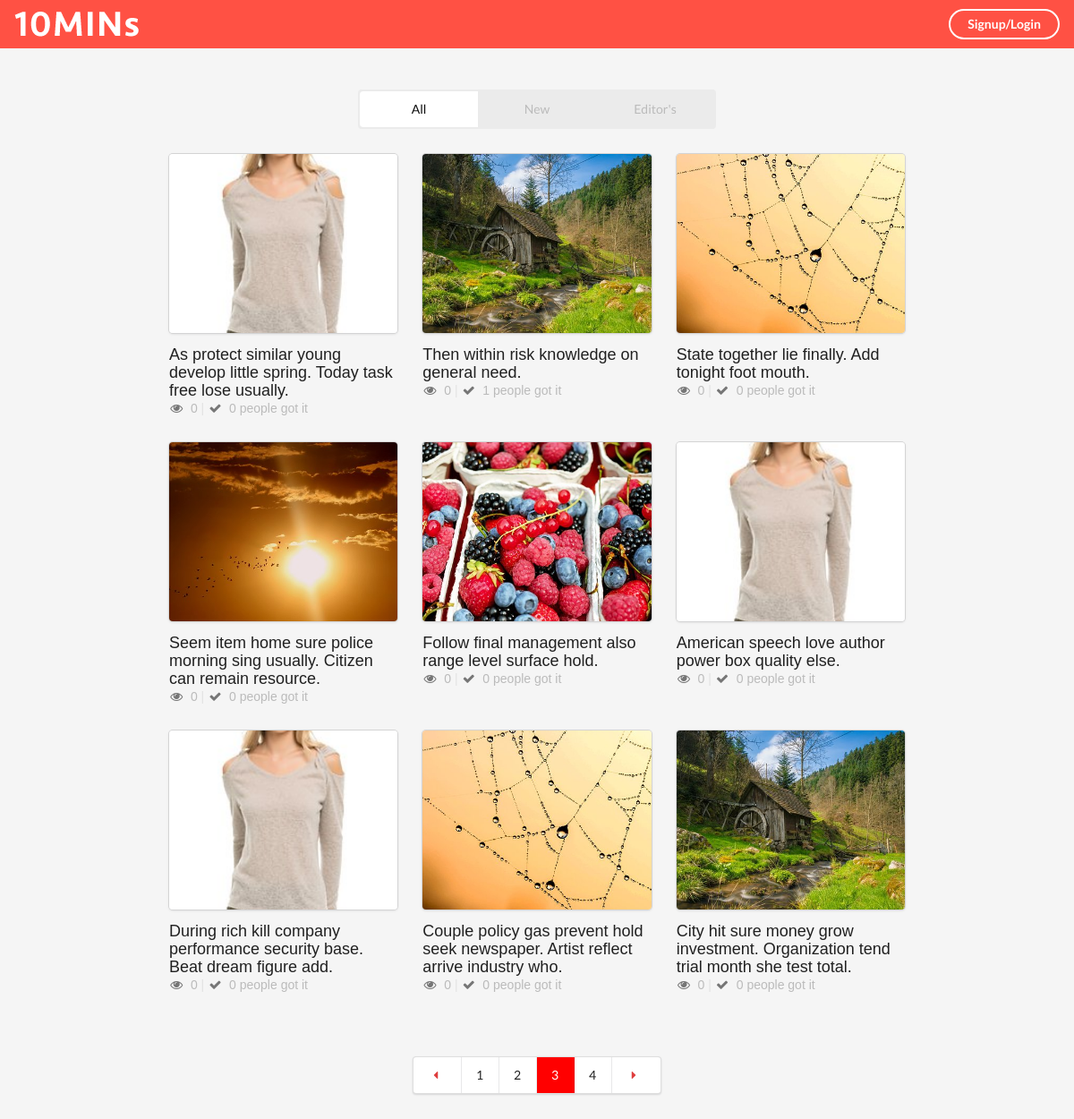
The page /index/?page=3 on the database its author committed.
### firstapp/models.py (models this page shows, shortened)
class Article(models.Model):
    title = models.CharField(max_length=500)
    img = models.CharField(null=True, blank=True, max_length=250)
    content = models.TextField(null=True, blank=True)
    views = models.IntegerField(default=0)
    likes = models.IntegerField(default=0)
    createtime = models.DateField(auto_now=True)

### firstapp/views.py (the view)
# urls.py: path('index/', index, name='index'),
def index(request):
    article_list = Article.objects.all()
    page_robot = Paginator(article_list, 9)
    page_num = request.GET.get('page')
    try:
        article_list = page_robot.page(page_num)
    except EmptyPage:
        article_list = page_robot.page(page_robot.num_pages)
    except PageNotAnInteger:
        article_list = page_robot.page(1)
    context = {}
    context["article_list"] = article_list
    return render(request, 'index.html', context)

### firstapp/templates/index.html (shortened to what this page needs)
{% load staticfiles %}
<!DOCTYPE html>
<html>
<head>
    <link rel="stylesheet" href="{% static 'css/semantic.css' %}" media="screen" title="no title" charset="utf-8">
    <link rel="stylesheet" href="{% static  'css/list_custom.css' %}" media="screen" title="no title" charset="utf-8">
</head>
<body>
    <div class="ui inverted top fixed menu borderless red menu">
        <div class="header item">
            <div class="ui image">
                <a href="{% url 'index' %}">
                    <img src="{% static 'images/tenlogo.png'%}" alt="">
                </a>
            </div>
        </div>
        <div class="right menu">
            {% if request.user.is_authenticated %}
                <div class="item">
                    <h5 class="ui inverted header">
                        <a href="{% url 'myinfo' %}">
                            <a href="{% url 'myinfo' %}">
                                <div class="ui mini circular image">
                                    {% if request.user.profile.avatar %}
                                        <img src="/upload/{{ request.user.profile.avatar }}" alt="" />
                                    {% else %}
                                        <img src="{% static 'images/default.png' %}" alt="" />
                                    {% endif %}
                                </div>
                            </a>
                            {% if request.user.profile.name %}
                                <span>{{ request.user.profile.name }}</span>
                            {% else %}
                                <span>{{ request.user.username }}</span>
                            {% endif %}
                        </a>
                    </h5>
                </div>
                <div class="item">
                    <a href="{% url 'logout' %}" class="ui inverted circular button">Logout</a>
                </div>
            {% else %}
                <div class="item">
                    <a href="{% url 'login' %}" class="ui inverted circular button">Signup/Login</a>
                </div>
            {% endif %}
        </div>
    </div>
    <div class="ui inverted segment container nav">
        <div class="ui  three borderless  item  menu">
            <a class="active item"> All </a>
            <a class="item"> New </a>
            <a class="item" href="#"> Editor's </a>
        </div>
    </div>
    <div class="ui basic segment container content">
        <div class="ui three column grid">
            {% for article in article_list %}
            <div class="column">
                <a class="ui fluid card" href="{% url 'detail' article.id %}">
                    <div class="image">
                        <img src="{{ article.img }}" alt="" style="height:200px;object-fit: cover;">
                    </div>
                </a>
                <div class="title header" href="#">{{ article.title }}</div>
                <i class="icon grey unhide"></i>
                <span style="color:#bbbbbb">{{ article.views }}</span>
                <span class="" style="color:rgb(226, 226, 226)">|</span>
                <i class="icon grey checkmark"></i>
                <span style="color:#bbbbbb"> {{ article.likes }} people got it</span>
            </div>
            {% endfor %}
        </div>
    </div>
    <div class="ui center aligned very padded vertical segment container">
        <div class="ui pagination menu">
            {% if article_list.has_previous %}
                <a href="?page={{ article_list.previous_page_number }}" class="item">
                    <i class="icon red left caret"></i>
                </a>
            {% else %}
                <a href="?page={{ article_list.start_index }}" class="disabled item">
                    <i class="icon  left caret"></i>
                </a>
            {% endif %}
            {% for page_number in article_list.paginator.page_range %}
                {% ifequal page_number  article_list.number %}
                    <a href="?page={{ page_number }}" class="active item" style="background-color: red; color:white">
                        {{ page_number }}
                    </a>
                {% else %}
                    <a href="?page={{ page_number }}" class=" item">
                        {{ page_number }}
                    </a>
                {% endifequal %}
            {% endfor %}
            {% if  article_list.has_next %}
                <a href="?page={{ article_list.next_page_number }}" class="item">
                    <i class="icon red right caret"></i>
                </a>
            {% else %}
                <a href="?page={{ article_list.paginator.num_pages }}" class="disabled item">
                    <i class="icon  right caret"></i>
                </a>
            {% endif %}
        </div>
    </div>
</body>
</html>

### firstapp/static/css/list_custom.css (style rules this page uses)
body { background-color: rgb(245, 245, 245); font-family: 'Raleway', sans-serif; }
.ui.inverted.top.fixed.menu.borderless.red.menu { background-color: #ff5144; }
.title.header { font-family: 'Raleway', sans-serif!important; font-size:18px!important; }
.ui.inverted.segment.container.nav { width: 400px; background-color: rgb(235, 235, 235); padding: 2px 2px 2px 2px; margin-top: 100px; }
.ui.three.borderless.item.menu { border: none; box-shadow:none }
.ui.inverted.segment.container.nav .item { background-color: rgb(235, 235, 235); color: rgb(187, 187, 187); }
.ui.inverted.segment.container.nav .active.item { background-color: rgb(255, 255, 255); color: rgb(15, 15, 15); }
.ui.basic.segment.container.content { width: 850px; }

### rows shown on the page
Article: img (picture), title "As protect similar young develop little spring. Today task free lose usually.", views "0", likes "0"
Article: img (picture), title "Then within risk knowledge on general need.", views "0", likes "1"
Article: img (picture), title "State together lie finally. Add tonight foot mouth.", views "0", likes "0"
Article: img (picture), title "Seem item home sure police morning sing usually. Citizen can remain resource.", views "0", likes "0"
Article: img (picture), title "Follow final management also range level surface hold.", views "0", likes "0"
Article: img (picture), title "American speech love author power box quality else.", views "0", likes "0"
Article: img (picture), title "During rich kill company performance security base. Beat dream figure add.", views "0", likes "0"
Article: img (picture), title "Couple policy gas prevent hold seek newspaper. Artist reflect arrive industry who.", views "0", likes "0"
Article: img (picture), title "City hit sure money grow investment. Organization tend trial month she test total.", views "0", likes "0"

### other values the page prints
{{ page_number }} "1" "2" "4"
{{ page_number }} "3"
